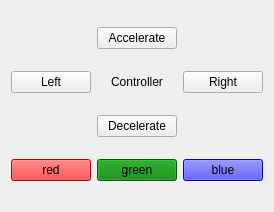
<?xml version="1.0" encoding="UTF-8"?>
<ui version="4.0">
 <class>Controller</class>
 <widget class="QWidget" name="Controller">
  <property name="geometry">
   <rect>
    <x>0</x>
    <y>0</y>
    <width>270</width>
    <height>212</height>
   </rect>
  </property>
  <property name="windowTitle">
   <string>Controller</string>
  </property>
  <layout class="QGridLayout">
   <item row="1" column="2">
    <widget class="QPushButton" name="right">
     <property name="text">
      <string>Right</string>
     </property>
    </widget>
   </item>
   <item row="3" column="0">
    <widget class="QPushButton" name="red">
     <property name="styleSheet">
      <string notr="true">background-color: red</string>
     </property>
     <property name="text">
      <string>red</string>
     </property>
    </widget>
   </item>
   <item row="1" column="0">
    <widget class="QPushButton" name="left">
     <property name="text">
      <string>Left</string>
     </property>
    </widget>
   </item>
   <item row="0" column="1">
    <widget class="QPushButton" name="accelerate">
     <property name="text">
      <string>Accelerate</string>
     </property>
    </widget>
   </item>
   <item row="2" column="1">
    <widget class="QPushButton" name="decelerate">
     <property name="text">
      <string>Decelerate</string>
     </property>
    </widget>
   </item>
   <item row="1" column="1">
    <widget class="QLabel" name="label">
     <property name="text">
      <string>Controller</string>
     </property>
     <property name="alignment">
      <set>Qt::AlignCenter</set>
     </property>
    </widget>
   </item>
   <item row="3" column="1">
    <widget class="QPushButton" name="green">
     <property name="styleSheet">
      <string notr="true">background: green</string>
     </property>
     <property name="text">
      <string>green</string>
     </property>
    </widget>
   </item>
   <item row="3" column="2">
    <widget class="QPushButton" name="blue">
     <property name="styleSheet">
      <string notr="true">background: blue</string>
     </property>
     <property name="text">
      <string>blue</string>
     </property>
    </widget>
   </item>
  </layout>
 </widget>
 <resources/>
 <connections/>
</ui>
